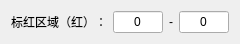
   <widget class="QWidget" name="horizontalLayoutWidget_12">
    <property name="geometry">
     <rect>
      <x>630</x>
      <y>200</y>
      <width>221</width>
      <height>31</height>
     </rect>
    </property>
    <layout class="QHBoxLayout" name="horizontalLayout_12">
     <item>
      <widget class="QLabel" name="label_8">
       <property name="sizePolicy">
        <sizepolicy hsizetype="Fixed" vsizetype="Fixed">
         <horstretch>0</horstretch>
         <verstretch>0</verstretch>
        </sizepolicy>
       </property>
       <property name="maximumSize">
        <size>
         <width>100</width>
         <height>25</height>
        </size>
       </property>
       <property name="text">
        <string>标红区域（红）：</string>
       </property>
      </widget>
     </item>
     <item>
      <widget class="QLineEdit" name="lineEdit_redTip">
       <property name="sizePolicy">
        <sizepolicy hsizetype="Fixed" vsizetype="Fixed">
         <horstretch>0</horstretch>
         <verstretch>0</verstretch>
        </sizepolicy>
       </property>
       <property name="maximumSize">
        <size>
         <width>50</width>
         <height>25</height>
        </size>
       </property>
       <property name="inputMethodHints">
        <set>Qt::ImhDigitsOnly</set>
       </property>
       <property name="inputMask">
        <string/>
       </property>
       <property name="text">
        <string>0</string>
       </property>
       <property name="alignment">
        <set>Qt::AlignCenter</set>
       </property>
      </widget>
     </item>
     <item>
      <widget class="QLabel" name="label_9">
       <property name="sizePolicy">
        <sizepolicy hsizetype="Fixed" vsizetype="Fixed">
         <horstretch>0</horstretch>
         <verstretch>0</verstretch>
        </sizepolicy>
       </property>
       <property name="maximumSize">
        <size>
         <width>5</width>
         <height>25</height>
        </size>
       </property>
       <property name="text">
        <string>-</string>
       </property>
      </widget>
     </item>
     <item>
      <widget class="QLineEdit" name="lineEdit_redTip1">
       <property name="sizePolicy">
        <sizepolicy hsizetype="Fixed" vsizetype="Fixed">
         <horstretch>0</horstretch>
         <verstretch>0</verstretch>
        </sizepolicy>
       </property>
       <property name="maximumSize">
        <size>
         <width>50</width>
         <height>25</height>
        </size>
       </property>
       <property name="inputMethodHints">
        <set>Qt::ImhDigitsOnly</set>
       </property>
       <property name="inputMask">
        <string/>
       </property>
       <property name="text">
        <string>0</string>
       </property>
       <property name="alignment">
        <set>Qt::AlignCenter</set>
       </property>
      </widget>
     </item>
    </layout>
   </widget>
